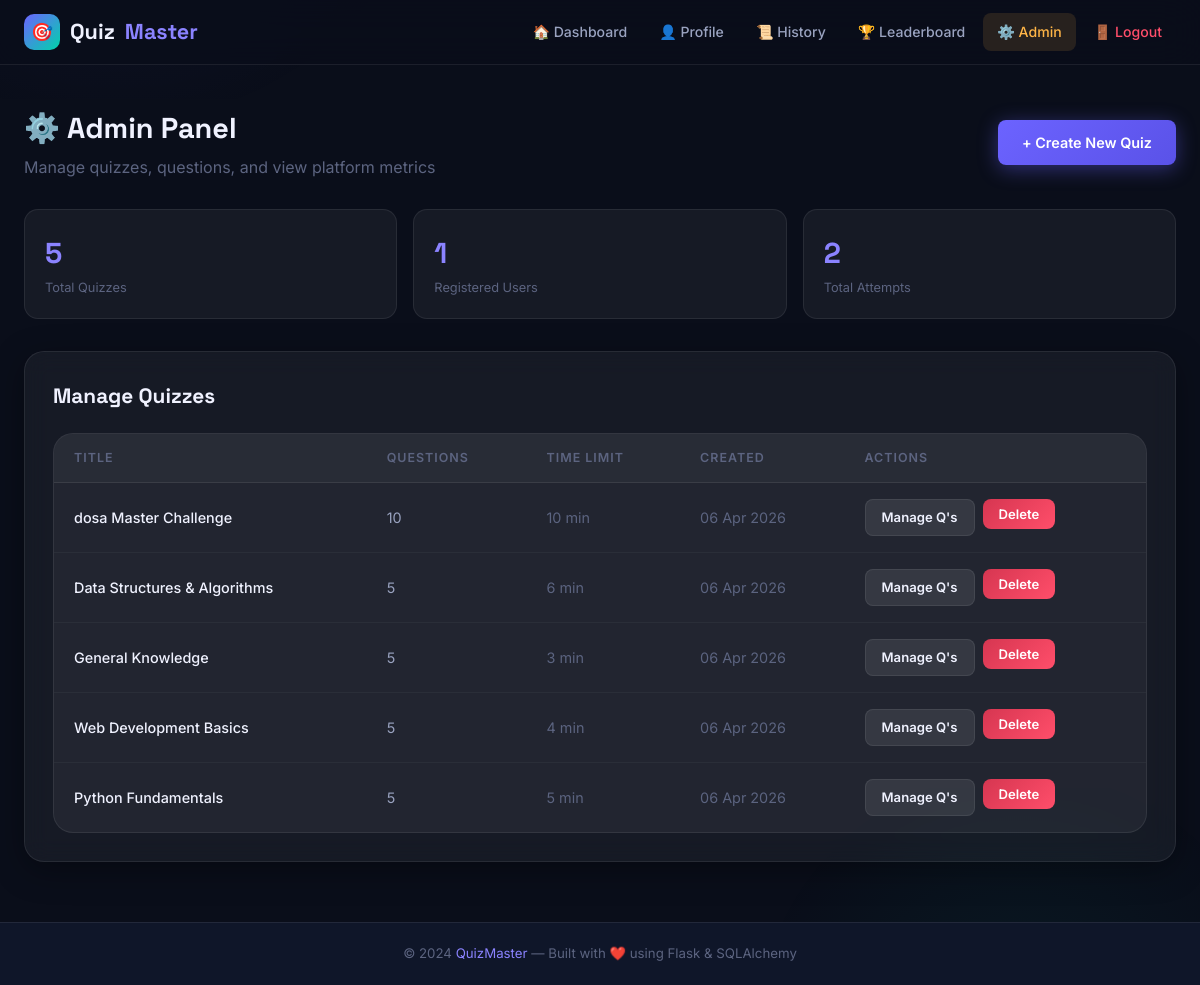
Page /admin (signed in) on the earlier database version.
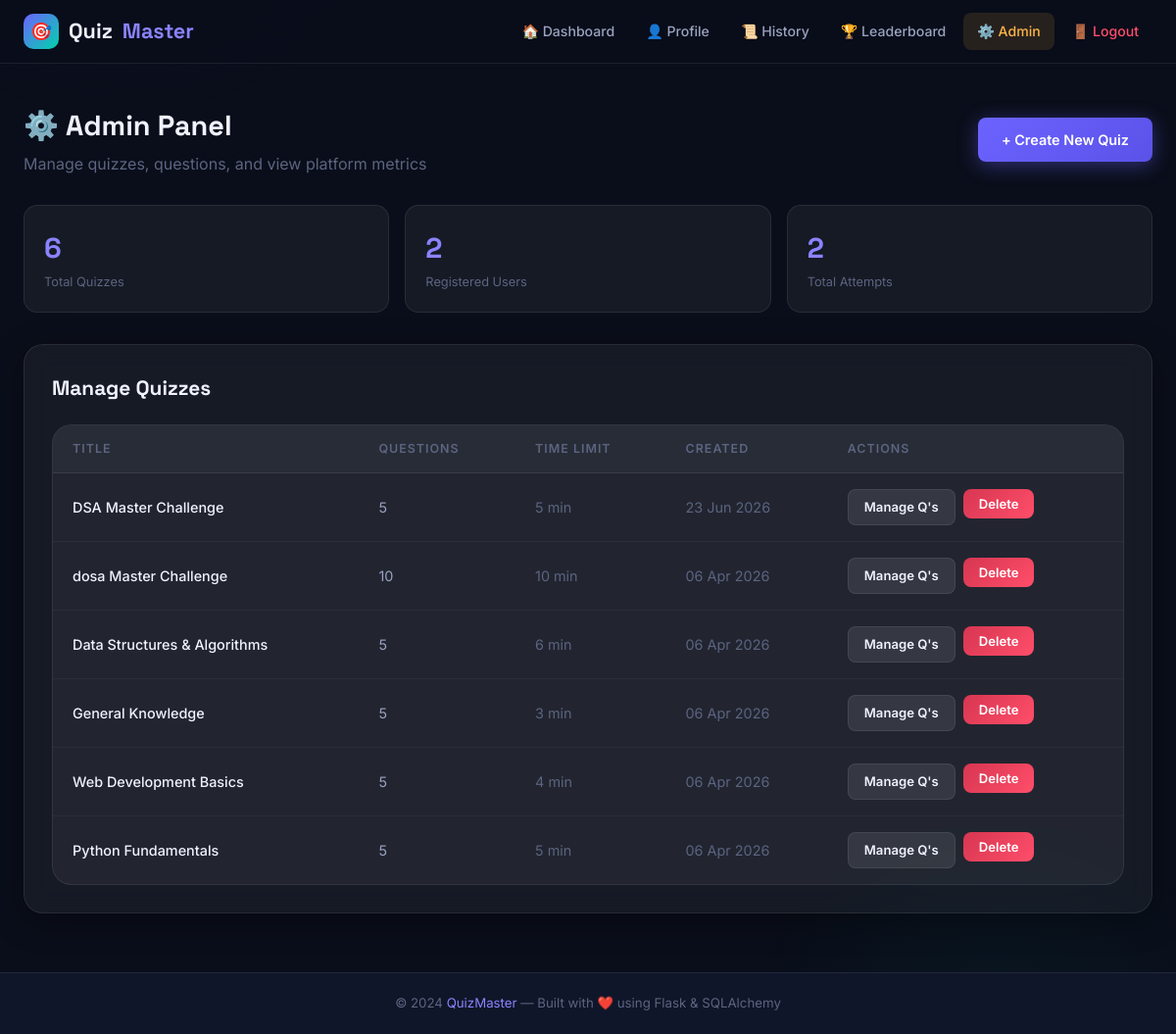
Same page on the later database version.
### models.py (models this page shows, shortened)
class Quiz(db.Model):
    __tablename__ = 'quizzes'
    id = db.Column(db.Integer, primary_key=True)
    title = db.Column(db.String(200), nullable=False)
    description = db.Column(db.Text, nullable=False)
    time_limit = db.Column(db.Integer, default=0)  # 0 = no limit, else seconds
    created_at = db.Column(db.DateTime, default=datetime.utcnow)
    questions = db.relationship('Question', backref='quiz', lazy=True, cascade='all, delete-orphan')
    results = db.relationship('Result', backref='quiz', lazy=True, cascade='all, delete-orphan')

### app.py (the view)
@app.route('/admin')
@admin_required
def admin():
    quizzes = Quiz.query.order_by(Quiz.created_at.desc()).all()
    total_users = User.query.count()
    total_results = Result.query.count()
    return render_template('admin.html',
                           quizzes=quizzes,
                           total_users=total_users,
                           total_results=total_results)

### app.py (called while the page is built)
def admin_required(f):
    @wraps(f)
    def decorated(*args, **kwargs):
        if 'user_id' not in session:
            flash('Please log in to continue.', 'warning')
            return redirect(url_for('login'))
        if not session.get('is_admin'):
            flash('Admin access required.', 'danger')
            return redirect(url_for('dashboard'))
        return f(*args, **kwargs)
    return decorated

### templates/admin.html (shortened to what this page needs)
{% extends 'base.html' %}
{% block content %}
<div class="container">
  <div class="admin-header fade-in">
    <div>
      <h1 style="font-family:'Space Grotesk',sans-serif; font-size:1.8rem;">⚙️ Admin Panel</h1>
      <p style="color:var(--text-muted); margin-top:4px;">Manage quizzes, questions, and view platform metrics</p>
    </div>
    <a href="{{ url_for('create_quiz') }}" class="btn btn-primary" id="admin-create-quiz-btn">+ Create New Quiz</a>
  </div>
  <div class="admin-stats fade-in">
    <div class="admin-stat">
      <div class="val">{{ quizzes|length }}</div>
      <div class="lbl">Total Quizzes</div>
    </div>
    <div class="admin-stat">
      <div class="val">{{ total_users }}</div>
      <div class="lbl">Registered Users</div>
    </div>
    <div class="admin-stat">
      <div class="val">{{ total_results }}</div>
      <div class="lbl">Total Attempts</div>
    </div>
  </div>
  <div class="card fade-in" style="animation-delay:0.1s;">
    <h2 style="font-family:'Space Grotesk',sans-serif; font-size:1.3rem; margin-bottom:20px;">Manage Quizzes</h2>
    {% if quizzes %}
    <div class="table-wrapper">
      <table>
        <thead>
          <tr>
            <th>Title</th>
            <th>Questions</th>
            <th>Time Limit</th>
            <th>Created</th>
            <th>Actions</th>
          </tr>
        </thead>
        <tbody>
          {% for quiz in quizzes %}
          <tr>
            <td><strong>{{ quiz.title }}</strong></td>
            <td>{{ quiz.questions|length }}</td>
            <td style="color:var(--text-muted);">
              {% if quiz.time_limit > 0 %}{{ quiz.time_limit // 60 }} min{% else %}None{% endif %}
            </td>
            <td style="color:var(--text-muted);">{{ quiz.created_at.strftime('%d %b %Y') }}</td>
            <td>
              <div style="display:flex; gap:8px;">
                <a href="{{ url_for('admin_questions', quiz_id=quiz.id) }}" class="btn btn-secondary btn-sm" id="manage-q-{{ quiz.id }}">Manage Q's</a>
                <form method="POST" action="{{ url_for('delete_quiz', quiz_id=quiz.id) }}" style="display:inline;">
                  <button type="submit" class="btn btn-danger btn-sm confirm-delete" id="delete-quiz-{{ quiz.id }}">Delete</button>
                </form>
              </div>
            </td>
          </tr>
          {% endfor %}
        </tbody>
      </table>
    </div>
    {% else %}
    <p class="text-muted text-center" style="padding:20px 0;">No quizzes created yet.</p>
    {% endif %}
  </div>
</div>
{% endblock %}

Differences in the rows shown:
added Quiz: title "DSA Master Challenge", questions|length "5", time_limit "5", created_at "23 Jun 2026"
Other differences:
{{ quizzes|length }}: "5" → "6"
{{ total_users }}: "1" → "2"
